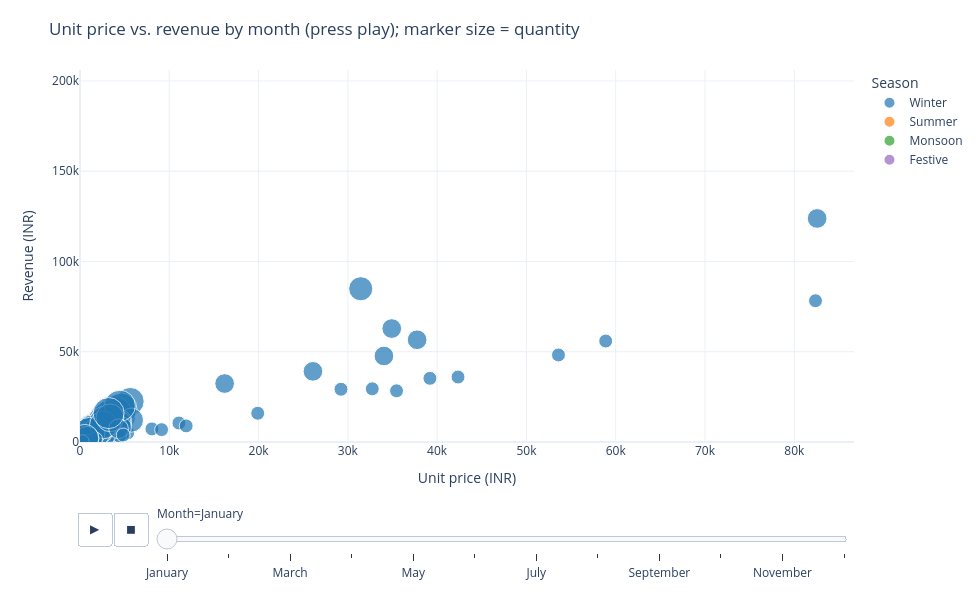

Notebook code for this chart:
### Markdown cell above
---
# Task 2: Animation and Dropdown Controls (Session 12)

### 2.1 Animated scatter: Unit price vs. Revenue, one frame per month

The dataset spans 12 months with roughly 120 orders each, so one frame per month is a natural granularity (12 frames, each with a reasonable sample size).

**Plotly animation detail:** `Season` is fully determined by the month of `Order_Date` (see the cleaning step above), so by construction every single month belongs to exactly one season. If colour is mapped straight to `Season`, each frame's legend would show only that one colour and the other three would disappear while playing. The fix below adds an invisible placeholder row (`NaN` coordinates) for every `(Month, Season)` pair that does not naturally occur — the same fixed-trace trick used for the earthquake `alert` animation — so all four season colours stay listed in the legend throughout the whole animation.

### Code cell
df["Month"] = pd.Categorical(df["Month"], categories=MONTH_ORDER, ordered=True)

full_grid = pd.MultiIndex.from_product([MONTH_ORDER, SEASON_ORDER], names=["Month", "Season"]).to_frame(index=False)
present = df[["Month", "Season"]].drop_duplicates()
missing = full_grid.merge(present, how="left", indicator=True).query("_merge == 'left_only'")[["Month", "Season"]]

placeholders = missing.assign(Unit_Price=np.nan, Revenue=np.nan, Quantity=3,
                              Product_Name="", State="")
anim_df = pd.concat([df, placeholders], ignore_index=True)
anim_df["Month"] = pd.Categorical(anim_df["Month"], categories=MONTH_ORDER, ordered=True)
anim_df = anim_df.sort_values(["Month", "Season"])

fig5 = px.scatter(anim_df, x="Unit_Price", y="Revenue", color="Season", size="Quantity",
                  animation_frame="Month",
                  category_orders={"Season": SEASON_ORDER, "Month": MONTH_ORDER},
                  color_discrete_map=SEASON_COLORS,
                  hover_name="Product_Name", hover_data={"State": True, "Quantity": True, "Month": False},
                  size_max=22, range_x=[0, df["Unit_Price"].max() * 1.05],
                  range_y=[0, df["Revenue"].max() * 1.05],
                  labels={"Unit_Price": "Unit price (INR)", "Revenue": "Revenue (INR)", "Season": "Season"},
                  title="Unit price vs. revenue by month (press play); marker size = quantity")
fig5.update_layout(legend_itemsizing="constant", height=600, width=980, margin=dict(t=70))
fig5.update_traces(marker=dict(sizemin=3))
fig5.layout.updatemenus[0].buttons[0].args[1]["frame"]["duration"] = 700
fig5.show()

### Figure 1 — Plotly figure (JSON) as saved in the notebook; plotly's stock layout.template omitted (floating-point values rounded to 4 significant figures; data arrays with more than 128 entries replaced by an {"elided": "..."} marker saying what was removed)
{"data": [{"customdata": {"elided": "120x3 mixed values"}, "hovertemplate": "<b>%{hovertext}</b><br><br>Season=Winter<br>Unit price (INR)=%{x}<br>Revenue (INR)=%{y}<br>Quantity=%{customdata[1]}<br>State=%{customdata[0]}<extra></extra>", "hovertext": ["Wireless Earbuds", "Wireless Earbuds", "Wireless Earbuds", "Ceiling Fan", "Ceiling Fan", "Smartwatch", "Smartphone", "Sunscreen", "Face Wash", "Ceiling Fan", "Sandals", "Jacket", "Laptop", "Ceiling Fan", "Raincoat", "Wireless Earbuds", "Jacket", "Sandals", "Mixer Grinder", "Smartwatch", "Sports Shoes", "Moisturizer", "Laptop", "Sports Shoes", "Cookware Set", "T-Shirt", "Smartphone", "Wireless Earbuds", "Sports Shoes", "Moisturizer", "Laptop", "Jacket", "Smartphone", "Sunscreen", "Jacket", "Jacket", "Saree", "Moisturizer", "Cookware Set", "Jacket", "Sandals", "Smartwatch", "Smartphone", "Jacket", "Sandals", "Sandals", "T-Shirt", "Saree", "Jacket", "Wireless Earbuds", "Water Bottle", "Laptop", "Jacket", "Wireless Earbuds", "Sandals", "Sports Shoes", "Air Conditioner", "Moisturizer", "Face Wash", "T-Shirt", "Face Wash", "Sandals", "Face Wash", "Saree", "Water Bottle", "Face Wash", "Ceiling Fan", "Wireless Earbuds", "Smartphone", "Laptop", "Face Wash", "Sandals", "Wireless Earbuds", "T-Shirt", "Cookware Set", "Smartwatch", "Smartwatch", "Smartphone", "Moisturizer", "Jeans", "T-Shirt", "Raincoat", "Wireless Earbuds", "Moisturizer", "Moisturizer", "Raincoat", "Saree", "Saree", "Smartphone", "Smartphone", "Jacket", "Jacket", "T-Shirt", "Water Bottle", "Face Wash", "Sunscreen", "Smartwatch", "Jacket", "Water Bottle", "Sports Shoes", "Saree", "Saree", "T-Shirt", "Saree", "T-Shirt", "Mixer Grinder", "Mixer Grinder", "Saree", "Ceiling Fan", "Sports Shoes", "Water Bottle", "Smartwatch", "Jacket", "Refrigerator", "Moisturizer", "Moisturizer", "Umbrella", "Jacket", "Smartwatch", "Air Conditioner"], "legendgroup": "Winter", "marker": {"color": "#1f77b4", "size": [4, 3, 3, 5, 1, 1, 3, 5, 4, 1, 2, 1, 2, 1, 5, 2, 2, 5, 4, 1, 1, 5, 1, 3, 1, 5, 1, 2, 1, 5, 1, 5, 2, 4, 4, 2, 1, 3, 3, 5, 1, 4, 1, 5, 4, 5, 5, 5, 1, 3, 5, 1, 4, 5, 3, 1, 1, 2, 5, 4, 5, 3, 5, 5, 1, 4, 3, 3, 2, 1, 1, 3, 1, 3, 1, 3, 1, 2, 5, 4, 5, 4, 2, 4, 5, 4, 2, 1, 2, 2, 5, 3, 4, 1, 1, 5, 1, 1, 4, 3, 4, 5, 5, 5, 1, 4, 5, 5, 4, 4, 1, 1, 2, 1, 3, 1, 4, 5, 1, 1], "sizemin": 3, "sizemode": "area", "sizeref": 0.01033, "symbol": "circle"}, "mode": "markers", "name": "Winter", "orientation": "v", "showlegend": true, "type": "scatter", "x": [5629.0, 4122.0, 2048.0, 3821.0, 1438.0, 8052.0, 31440.0, 635.3, 632.1, 2869.0, 1665.0, 3156.0, 82560.0, 2107.0, 1924.0, 1853.0, 2647.0, 1492.0, 1974.0, 11080.0, 3800.0, 441.7, 82380.0, 2667.0, 5344.0, 356.4, 32740.0, 1010.0, 2513.0, 461.3, 53590.0, 2691.0, 34040.0, 363.6, 1186.0, 2868.0, 804.1, 218.2, 4874.0, 1507.0, 1409.0, 4182.0, 19910.0, 4633.0, 1453.0, 898.0, 712.2, 2682.0, 1269.0, 5763.0, 896.5, 58880.0, 2570.0, 3274.0, 1805.0, 2231.0, 29230.0, 242.5, 296.3, 648.5, 206.0, 499.9, 219.4, 3185.0, 350.2, 445.6, 4450.0, 4369.0, 16200.0, 35450.0, 206.4, 1666.0, 4761.0, 785.8, 2460.0, 3121.0, 11890.0, 34910.0, 285.5, 1752.0, 1163.0, 2218.0, 4667.0, 957.6, 313.3, 1744.0, 2175.0, 4407.0, 37760.0, 26090.0, 2789.0, 2321.0, 848.9, 523.3, 187.8, 417.3, 9137.0, 3151.0, 198.0, 2406.0, 1846.0, 2025.0, 1516.0, 2836.0, 796.7, 1899.0, 4459.0, 1059.0, 2628.0, 3356.0, 817.9, 1739.0, 4318.0, 39190.0, 776.2, 255.1, 543.5, 3201.0, 4842.0, 42340.0], "xaxis": "x", "y": [22520.0, 9275.0, 4915.0, 17190.0, 1222.0, 7247.0, 84890.0, 2382.0, 1770.0, 2582.0, 2996.0, 3156.0, 123800.0, 1686.0, 8176.0, 3520.0, 4499.0, 7087.0, 6317.0, 10520.0, 3800.0, 1988.0, 78260.0, 7201.0, 5077.0, 1604.0, 29460.0, 1920.0, 2262.0, 2306.0, 48230.0, 10760.0, 47650.0, 1164.0, 4034.0, 5163.0, 683.5, 458.2, 13890.0, 6784.0, 1127.0, 16730.0, 15920.0, 18530.0, 5231.0, 3816.0, 3561.0, 12070.0, 1142.0, 12100.0, 3362.0, 55930.0, 8224.0, 13100.0, 4062.0, 2119.0, 29230.0, 460.8, 1407.0, 2205.0, 772.6, 1350.0, 932.3, 14330.0, 315.1, 1693.0, 11350.0, 10490.0, 32400.0, 28360.0, 196.1, 4499.0, 4523.0, 2239.0, 2214.0, 6553.0, 8918.0, 62850.0, 1142.0, 5956.0, 4943.0, 6209.0, 8401.0, 3830.0, 1488.0, 5931.0, 4350.0, 3305.0, 56640.0, 39140.0, 11160.0, 5918.0, 3056.0, 497.2, 169.0, 1669.0, 6853.0, 2679.0, 673.3, 6856.0, 7384.0, 7088.0, 6442.0, 11340.0, 597.5, 5696.0, 20070.0, 5031.0, 9460.0, 13430.0, 572.5, 1652.0, 7341.0, 35270.0, 1979.0, 178.6, 2065.0, 16010.0, 3873.0, 35990.0], "yaxis": "y"}, {"customdata": [["", 3, "January"]], "hovertemplate": "<b>%{hovertext}</b><br><br>Season=Summer<br>Unit price (INR)=%{x}<br>Revenue (INR)=%{y}<br>Quantity=%{customdata[1]}<br>State=%{customdata[0]}<extra></extra>", "hovertext": [""], "legendgroup": "Summer", "marker": {"color": "#ff7f0e", "size": [3], "sizemin": 3, "sizemode": "area", "sizeref": 0.01033, "symbol": "circle"}, "mode": "markers", "name": "Summer", "orientation": "v", "showlegend": true, "type": "scatter", "x": [NaN], "xaxis": "x", "y": [NaN], "yaxis": "y"}, {"customdata": [["", 3, "January"]], "hovertemplate": "<b>%{hovertext}</b><br><br>Season=Monsoon<br>Unit price (INR)=%{x}<br>Revenue (INR)=%{y}<br>Quantity=%{customdata[1]}<br>State=%{customdata[0]}<extra></extra>", "hovertext": [""], "legendgroup": "Monsoon", "marker": {"color": "#2ca02c", "size": [3], "sizemin": 3, "sizemode": "area", "sizeref": 0.01033, "symbol": "circle"}, "mode": "markers", "name": "Monsoon", "orientation": "v", "showlegend": true, "type": "scatter", "x": [NaN], "xaxis": "x", "y": [NaN], "yaxis": "y"}, {"customdata": [["", 3, "January"]], "hovertemplate": "<b>%{hovertext}</b><br><br>Season=Festive<br>Unit price (INR)=%{x}<br>Revenue (INR)=%{y}<br>Quantity=%{customdata[1]}<br>State=%{customdata[0]}<extra></extra>", "hovertext": [""], "legendgroup": "Festive", "marker": {"color": "#9467bd", "size": [3], "sizemin": 3, "sizemode": "area", "sizeref": 0.01033, "symbol": "circle"}, "mode": "markers", "name": "Festive", "orientation": "v", "showlegend": true, "type": "scatter", "x": [NaN], "xaxis": "x", "y": [NaN], "yaxis": "y"}], "layout": {"height": 600, "legend": {"itemsizing": "constant", "title": {"text": "Season"}, "tracegroupgap": 0}, "margin": {"t": 70}, "sliders": [{"active": 0, "currentvalue": {"prefix": "Month="}, "len": 0.9, "pad": {"b": 10, "t": 60}, "steps": [{"args": [["January"], {"frame": {"duration": 0, "redraw": false}, "fromcurrent": true, "mode": "immediate", "transition": {"duration": 0, "easing": "linear"}}], "label": "January", "method": "animate"}, {"args": [["February"], {"frame": {"duration": 0, "redraw": false}, "fromcurrent": true, "mode": "immediate", "transition": {"duration": 0, "easing": "linear"}}], "label": "February", "method": "animate"}, {"args": [["March"], {"frame": {"duration": 0, "redraw": false}, "fromcurrent": true, "mode": "immediate", "transition": {"duration": 0, "easing": "linear"}}], "label": "March", "method": "animate"}, {"args": [["April"], {"frame": {"duration": 0, "redraw": false}, "fromcurrent": true, "mode": "immediate", "transition": {"duration": 0, "easing": "linear"}}], "label": "April", "method": "animate"}, {"args": [["May"], {"frame": {"duration": 0, "redraw": false}, "fromcurrent": true, "mode": "immediate", "transition": {"duration": 0, "easing": "linear"}}], "label": "May", "method": "animate"}, {"args": [["June"], {"frame": {"duration": 0, "redraw": false}, "fromcurrent": true, "mode": "immediate", "transition": {"duration": 0, "easing": "linear"}}], "label": "June", "method": "animate"}, {"args": [["July"], {"frame": {"duration": 0, "redraw": false}, "fromcurrent": true, "mode": "immediate", "transition": {"duration": 0, "easing": "linear"}}], "label": "July", "method": "animate"}, {"args": [["August"], {"frame": {"duration": 0, "redraw": false}, "fromcurrent": true, "mode": "immediate", "transition": {"duration": 0, "easing": "linear"}}], "label": "August", "method": "animate"}, {"args": [["September"], {"frame": {"duration": 0, "redraw": false}, "fromcurrent": true, "mode": "immediate", "transition": {"duration": 0, "easing": "linear"}}], "label": "September", "method": "animate"}, {"args": [["October"], {"frame": {"duration": 0, "redraw": false}, "fromcurrent": true, "mode": "immediate", "transition": {"duration": 0, "easing": "linear"}}], "label": "October", "method": "animate"}, {"args": [["November"], {"frame": {"duration": 0, "redraw": false}, "fromcurrent": true, "mode": "immediate", "transition": {"duration": 0, "easing": "linear"}}], "label": "November", "method": "animate"}, {"args": [["December"], {"frame": {"duration": 0, "redraw": false}, "fromcurrent": true, "mode": "immediate", "transition": {"duration": 0, "easing": "linear"}}], "label": "December", "method": "animate"}], "x": 0.1, "xanchor": "left", "y": 0, "yanchor": "top"}], "title": {"text": "Unit price vs. revenue by month (press play); marker size = quantity"}, "updatemenus": [{"buttons": [{"args": [null, {"frame": {"duration": 700, "redraw": false}, "fromcurrent": true, "mode": "immediate", "transition": {"duration": 500, "easing": "linear"}}], "label": "&#9654;", "method": "animate"}, {"args": [[null], {"frame": {"duration": 0, "redraw": false}, "fromcurrent": true, "mode": "immediate", "transition": {"duration": 0, "easing": "linear"}}], "label": "&#9724;", "method": "animate"}], "direction": "left", "pad": {"r": 10, "t": 70}, "showactive": false, "type": "buttons", "x": 0.1, "xanchor": "right", "y": 0, "yanchor": "top"}], "width": 980, "xaxis": {"anchor": "y", "domain": [0, 1], "range": [0, 86690.0], "title": {"text": "Unit price (INR)"}}, "yaxis": {"anchor": "x", "domain": [0, 1], "range": [0, 206100.0], "title": {"text": "Revenue (INR)"}}}}
